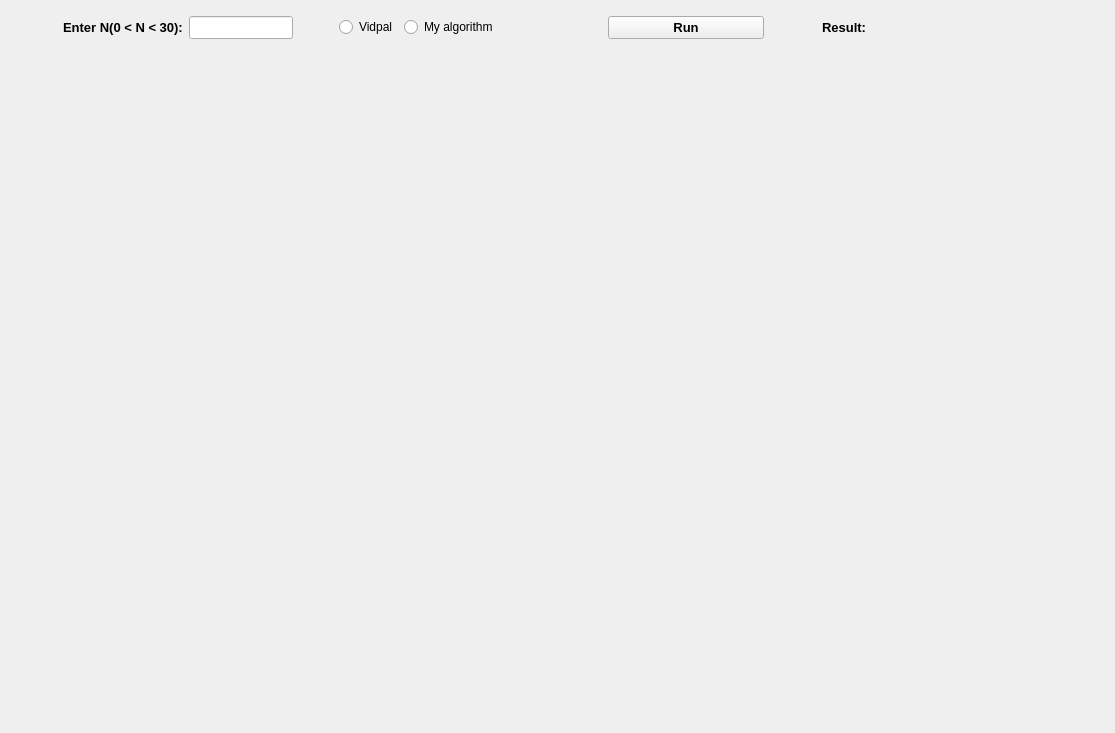
<?xml version="1.0" encoding="UTF-8"?>
<ui version="4.0">
 <class>Chess</class>
 <widget class="QWidget" name="Chess">
  <property name="geometry">
   <rect>
    <x>0</x>
    <y>0</y>
    <width>1115</width>
    <height>733</height>
   </rect>
  </property>
  <property name="sizePolicy">
   <sizepolicy hsizetype="Expanding" vsizetype="Expanding">
    <horstretch>0</horstretch>
    <verstretch>0</verstretch>
   </sizepolicy>
  </property>
  <property name="windowTitle">
   <string>Chess</string>
  </property>
  <layout class="QVBoxLayout" name="verticalLayout" stretch="1,1,20,2">
   <property name="sizeConstraint">
    <enum>QLayout::SetDefaultConstraint</enum>
   </property>
   <item>
    <layout class="QHBoxLayout" name="horizontalLayout_3" stretch="1,2,2,0,0,0,2,3,1,1,1">
     <property name="sizeConstraint">
      <enum>QLayout::SetDefaultConstraint</enum>
     </property>
     <property name="topMargin">
      <number>5</number>
     </property>
     <property name="rightMargin">
      <number>0</number>
     </property>
     <property name="bottomMargin">
      <number>10</number>
     </property>
     <item>
      <spacer name="horizontalSpacer_3">
       <property name="orientation">
        <enum>Qt::Horizontal</enum>
       </property>
       <property name="sizeHint" stdset="0">
        <size>
         <width>50</width>
         <height>20</height>
        </size>
       </property>
      </spacer>
     </item>
     <item>
      <widget class="QLabel" name="label">
       <property name="sizePolicy">
        <sizepolicy hsizetype="Preferred" vsizetype="Fixed">
         <horstretch>0</horstretch>
         <verstretch>0</verstretch>
        </sizepolicy>
       </property>
       <property name="font">
        <font>
         <pointsize>10</pointsize>
         <weight>75</weight>
         <bold>true</bold>
        </font>
       </property>
       <property name="text">
        <string>Enter N(0 &lt; N &lt; 30):</string>
       </property>
      </widget>
     </item>
     <item>
      <widget class="QLineEdit" name="lineEdit">
       <property name="sizePolicy">
        <sizepolicy hsizetype="Preferred" vsizetype="Fixed">
         <horstretch>0</horstretch>
         <verstretch>0</verstretch>
        </sizepolicy>
       </property>
       <property name="sizeIncrement">
        <size>
         <width>0</width>
         <height>0</height>
        </size>
       </property>
       <property name="baseSize">
        <size>
         <width>0</width>
         <height>0</height>
        </size>
       </property>
       <property name="font">
        <font>
         <pointsize>10</pointsize>
        </font>
       </property>
      </widget>
     </item>
     <item>
      <spacer name="horizontalSpacer_7">
       <property name="orientation">
        <enum>Qt::Horizontal</enum>
       </property>
       <property name="sizeHint" stdset="0">
        <size>
         <width>40</width>
         <height>20</height>
        </size>
       </property>
      </spacer>
     </item>
     <item>
      <widget class="QRadioButton" name="radioButton_vidpal">
       <property name="text">
        <string>Vidpal</string>
       </property>
      </widget>
     </item>
     <item>
      <widget class="QRadioButton" name="radioButton_my_algorithm">
       <property name="text">
        <string>My algorithm</string>
       </property>
      </widget>
     </item>
     <item>
      <spacer name="horizontalSpacer_2">
       <property name="orientation">
        <enum>Qt::Horizontal</enum>
       </property>
       <property name="sizeHint" stdset="0">
        <size>
         <width>40</width>
         <height>20</height>
        </size>
       </property>
      </spacer>
     </item>
     <item>
      <widget class="QPushButton" name="pushButton">
       <property name="sizePolicy">
        <sizepolicy hsizetype="Preferred" vsizetype="Fixed">
         <horstretch>0</horstretch>
         <verstretch>0</verstretch>
        </sizepolicy>
       </property>
       <property name="font">
        <font>
         <pointsize>10</pointsize>
         <weight>75</weight>
         <bold>true</bold>
        </font>
       </property>
       <property name="text">
        <string>Run</string>
       </property>
      </widget>
     </item>
     <item>
      <spacer name="horizontalSpacer_6">
       <property name="orientation">
        <enum>Qt::Horizontal</enum>
       </property>
       <property name="sizeHint" stdset="0">
        <size>
         <width>40</width>
         <height>20</height>
        </size>
       </property>
      </spacer>
     </item>
     <item>
      <widget class="QLabel" name="label_result">
       <property name="sizePolicy">
        <sizepolicy hsizetype="Fixed" vsizetype="Preferred">
         <horstretch>0</horstretch>
         <verstretch>0</verstretch>
        </sizepolicy>
       </property>
       <property name="minimumSize">
        <size>
         <width>230</width>
         <height>0</height>
        </size>
       </property>
       <property name="font">
        <font>
         <pointsize>10</pointsize>
         <weight>75</weight>
         <italic>false</italic>
         <bold>true</bold>
        </font>
       </property>
       <property name="text">
        <string>Result:</string>
       </property>
      </widget>
     </item>
     <item>
      <spacer name="horizontalSpacer">
       <property name="orientation">
        <enum>Qt::Horizontal</enum>
       </property>
       <property name="sizeHint" stdset="0">
        <size>
         <width>40</width>
         <height>20</height>
        </size>
       </property>
      </spacer>
     </item>
    </layout>
   </item>
   <item>
    <spacer name="verticalSpacer_2">
     <property name="orientation">
      <enum>Qt::Vertical</enum>
     </property>
     <property name="sizeHint" stdset="0">
      <size>
       <width>20</width>
       <height>40</height>
      </size>
     </property>
    </spacer>
   </item>
   <item>
    <layout class="QHBoxLayout" name="horizontalLayout">
     <property name="sizeConstraint">
      <enum>QLayout::SetDefaultConstraint</enum>
     </property>
     <item>
      <spacer name="horizontalSpacer_4">
       <property name="orientation">
        <enum>Qt::Horizontal</enum>
       </property>
       <property name="sizeHint" stdset="0">
        <size>
         <width>40</width>
         <height>20</height>
        </size>
       </property>
      </spacer>
     </item>
     <item>
      <layout class="QVBoxLayout" name="verticalLayout_2">
       <property name="spacing">
        <number>0</number>
       </property>
       <property name="leftMargin">
        <number>10</number>
       </property>
       <property name="rightMargin">
        <number>10</number>
       </property>
      </layout>
     </item>
     <item>
      <spacer name="horizontalSpacer_5">
       <property name="orientation">
        <enum>Qt::Horizontal</enum>
       </property>
       <property name="sizeHint" stdset="0">
        <size>
         <width>40</width>
         <height>20</height>
        </size>
       </property>
      </spacer>
     </item>
    </layout>
   </item>
   <item>
    <spacer name="verticalSpacer">
     <property name="orientation">
      <enum>Qt::Vertical</enum>
     </property>
     <property name="sizeHint" stdset="0">
      <size>
       <width>20</width>
       <height>40</height>
      </size>
     </property>
    </spacer>
   </item>
  </layout>
 </widget>
 <resources>
  <include location="../resource.qrc"/>
 </resources>
 <connections/>
</ui>
